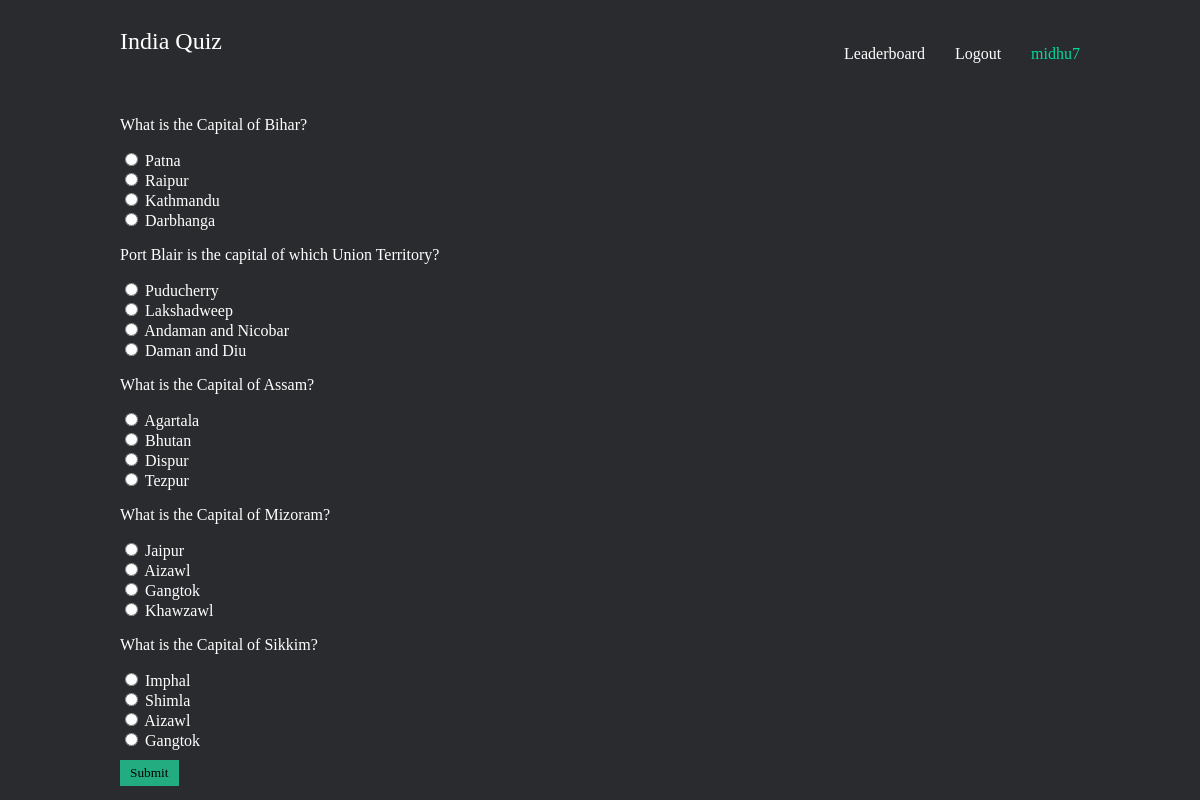
/quiz/quiz (signed in), run on the app's committed database.
### quiz/models.py (models this page shows)
class Question(models.Model):
    id = models.UUIDField(primary_key=True, default=uuid.uuid4)
    question = models.TextField(max_length = 1000, default="Question")
    option1 = models.CharField(max_length = 100, null = True)
    option2 = models.CharField(max_length = 100, null = True)
    option3 = models.CharField(max_length = 100, null = True)
    option4 = models.CharField(max_length = 100, null = True)
    def __str__(self):
        return self.question

### quiz/views.py (the view, shortened to what this page needs)
# urls.py: path('quiz/', include('quiz.urls')),
@login_required(login_url = "accounts:login")
def quiz(request):
    if request.method == 'GET':
        n = Question.objects.all().count()
        questions = []
        indices = sample(range(0,n-1),5)
        for i in indices:
            questions.append(Question.objects.all()[i])
        print(questions)
        return render(request, 'quiz/quiz.html', {'questions':questions})

### quiz/templates/quiz/quiz.html (shortened to what this page needs)
{% extends 'base_layout.html' %}
{% block content %}
<form class = "quiz-form" action="{% url 'quiz:quiz' %}" method="post" enctype="multipart/form-data">
    {% for q in questions %}
    <div class="question">
        <p>{{q.question}}</p>
        <input type="radio" id = "option1" name="{{q.id}}" value="{{q.option1}}">
        <label for = "{{option1}}">{{q.option1}}</label><br>
        <input type="radio" id = "option2" name="{{q.id}}" value="{{q.option2}}">
        <label for = "{{option2}}">{{q.option2}}</label><br>
        <input type="radio" id = "option3" name="{{q.id}}" value="{{q.option3}}">
        <label for = "{{option3}}">{{q.option3}}</label><br>
        <input type="radio" id = "option4" name="{{q.id}}" value="{{q.option4}}">
        <label for = "{{option4}}">{{q.option4}}</label><br>
    </div>
    {% endfor %}
    <input id = "submit_button" type="submit" value="Submit">
</form>
{% endblock %}

### templates/base_layout.html (shortened to what this page needs)
{% load static %}
<!DOCTYPE html>
<html lang="en">
<head>
    <link rel="stylesheet" href="{% static 'styles.css' %}">
</head>
<body>
    <header class="wrapper">
        <h2><a href="{% url 'home' %}">India Quiz</a></h2>
        <nav>
            <ul>
                <li><a href="{% url 'quiz:leaderboard' %}">Leaderboard</a></li>
                {% if user.is_authenticated %}
                <li>
                    <form action="{% url 'accounts:logout' %}" method="post">
                        <button type="submit">Logout</button>
                    </form>
                </li>
                <li id = "user">{{user}}</li>
                {% else %}
                <li><a href="{% url 'accounts:login' %}">Login</a></li>
                <li><a href="{% url 'accounts:signup' %}">Sign Up</a></li>
                {% endif %}
            </ul>
        </nav>
    </header>
    <div class="wrapper">
        {% block content %}
        {% endblock %}
    </div>
</body>
</html>

### assets/styles.css (style rules this page uses)
body { background-color: #2a2b2e; color: #fff; }
body * { font-family: Ubuntu; }
h1, h2, h3, h4, h5 { font-weight: normal; margin: 0; }
a, a:hover, a:visited { color: #fff; text-decoration: none; }
.wrapper { max-width: 960px; margin: 0 auto; }
header { display: grid; grid-template-columns: 1fr 1fr; padding: 20px 0; }
nav { justify-self: end; }
nav li { display: inline-block; list-style-type: none; margin-left: 20px; }
nav button { background: none; color: #fff; cursor: pointer; border: 0; font-size: 16px; }
#start_quiz_button,#submit_button { background-color: rgb(35, 172, 127); color: black; margin: 10px auto; border: 0; padding: 5px 10px; }
#user { color: #00dba0; }

### data on the page
Question: question "What is the Capital of Bihar?", option1 "Patna", option2 "Raipur", option3 "Kathmandu", option4 "Darbhanga"
Question: question "Port Blair is the capital of which Union Territory?", option1 "Puducherry", option2 "Lakshadweep", option3 "Andaman and Nicobar", option4 "Daman and Diu"
Question: question "What is the Capital of Assam?", option1 "Agartala", option2 "Bhutan", option3 "Dispur", option4 "Tezpur"
Question: question "What is the Capital of Mizoram?", option1 "Jaipur", option2 "Aizawl", option3 "Gangtok", option4 "Khawzawl"
Question: question "What is the Capital of Sikkim?", option1 "Imphal", option2 "Shimla", option3 "Aizawl", option4 "Gangtok"

### other printed values
{{ user }} "midhu7"
